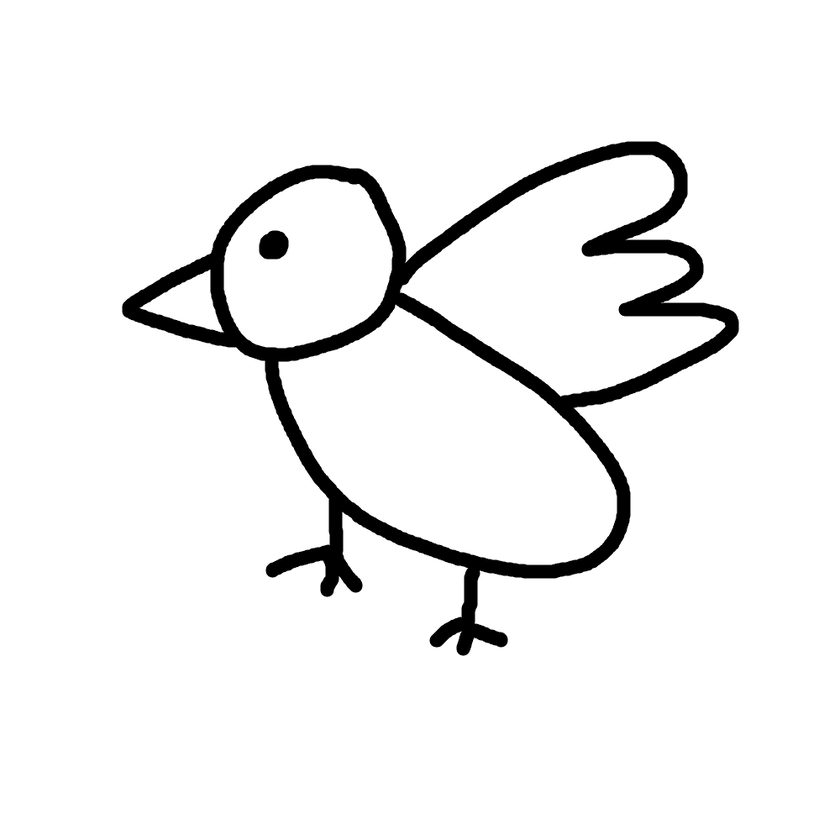
#> input picture experiments/winged/b1.png, 840 x 840 px, shrunk from 1000 x 1000 before the run
$ python find_wing.py b1.png
#> lines starting #> are read from the running program, lines starting #| are printed output that depends on the picture; after the words box and inside, x2 and y2 are one past the last pixel; in counts of white or black regions, pixels touching at a corner belong together
"""날개형 부위 찾기 시험 (11/5). 선 그림의 닫힌 칸으로 나눈다 — 머리(눈이 든 칸) · 몸통(가장 아래 큰 칸) · 날개(몸통에 붙은 나머지 큰 칸).
몸통 칸에 완전히 둘러싸인 날개 칸은 몸 안에 그린 날개(퍼덕이지 않음).  python find_wing.py b1.png … → 그림.parts.png"""
import sys
import cv2
import numpy as np

def parts(path):
#> called with path = 'b1.png'
    img = cv2.imread(path)
#> img is the input picture: shape (840, 840, 3); min 0, max 255, mean 240.3
    ink = (img.min(axis=2) < 160).astype(np.uint8)
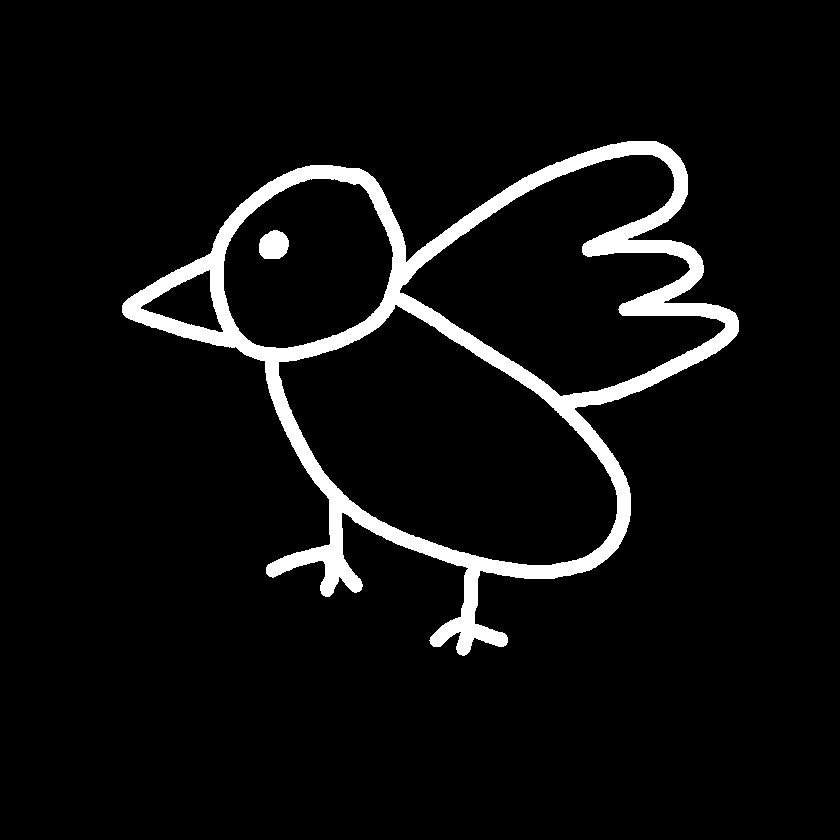
#> ink: shape (840, 840); values 0 (black) and 1 (white), 5.9% white; 2 white regions, box (x1, y1, x2, y2) and area: (122, 141, 739, 656) 40591, (259, 230, 289, 259) 698
    # 선 굵기 — 날개 둘레를 볼 때 선 너머까지 (선만 보면 바깥 종이에 닿지 못해 솟은 날개를 몸 안 날개로 봤다)
    lw = max(3.0, 2 * float(cv2.distanceTransform(ink, cv2.DIST_L2, 3).max()))
#> lw = 26.81
    # 날개 선과 몸 선이 만나는 곳의 작은 틈을 막는다 — 틈으로 날개 칸이 바깥 종이와 이어져 칸이 안 잡혔다
    ink = cv2.dilate(ink, np.ones((5, 5), np.uint8))
#> ink: shape (840, 840); values 0 (black) and 1 (white), 7.9% white; 2 white regions, box (x1, y1, x2, y2) and area: (120, 139, 741, 658) 54538, (257, 228, 291, 261) 950
    h, w = ink.shape
    paper = (1 - ink).astype(np.uint8)
    n, lab, st, cen = cv2.connectedComponentsWithStats(paper, 4)
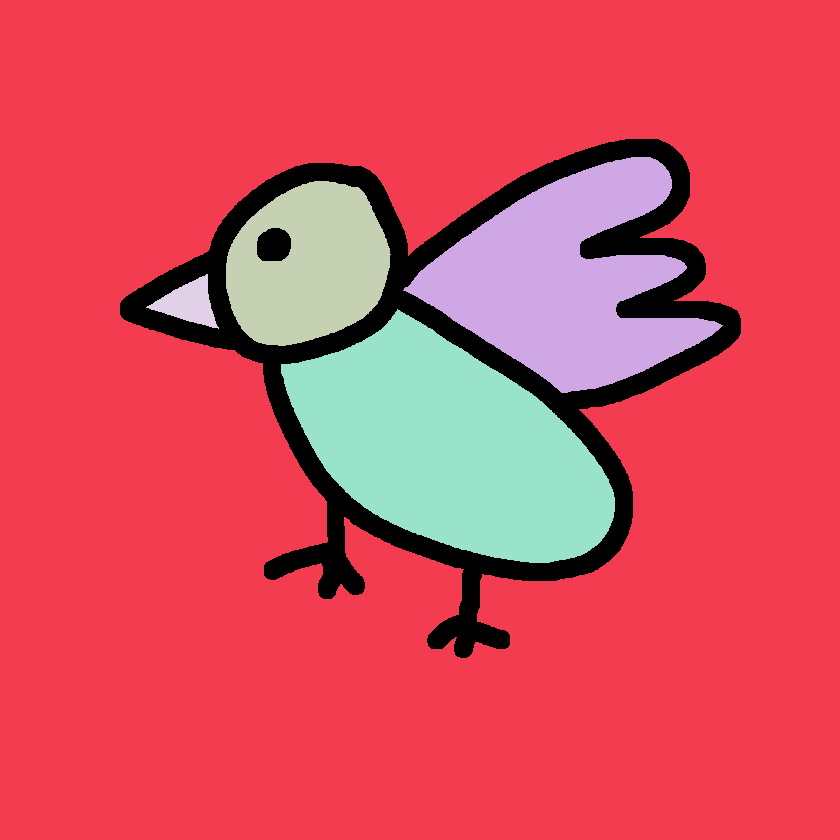
#> lab: shape (840, 840) int32; 6 distinct labels, from 0 to 5; one colour per label, 0 black
#> n = 6; st = [[120, 139, 621, 519, 55488], [0, 0, 840, 840, 539258], [403, 157, 320, 236, 38128], [226, 181, 165, 165, 19861], [146, 274, 73, 55, 1882], [281, 309, 334, 254, 50983]]; cen = [[449.9, 358.7], [408.1, 439.1], [564.9, 280.1], [308.6, 265.2], [188.3, 303], [449.9, 446.9]]
    outside = set(np.unique(np.concatenate([lab[0], lab[-1], lab[:, 0], lab[:, -1]])).tolist())
#> outside = 1 item
    total = float(sum(st[i, cv2.CC_STAT_AREA] for i in range(1, n) if i not in outside))
#> total = 110854
    cells = [i for i in range(1, n) if i not in outside and st[i, cv2.CC_STAT_AREA] > 0.03 * total]
#> cells = [2, 3, 5]
    # 눈 = 칸 안에 갇힌 작은 잉크 덩어리
    m_ink, lab_ink, st_ink, cen_ink = cv2.connectedComponentsWithStats(ink, 8)
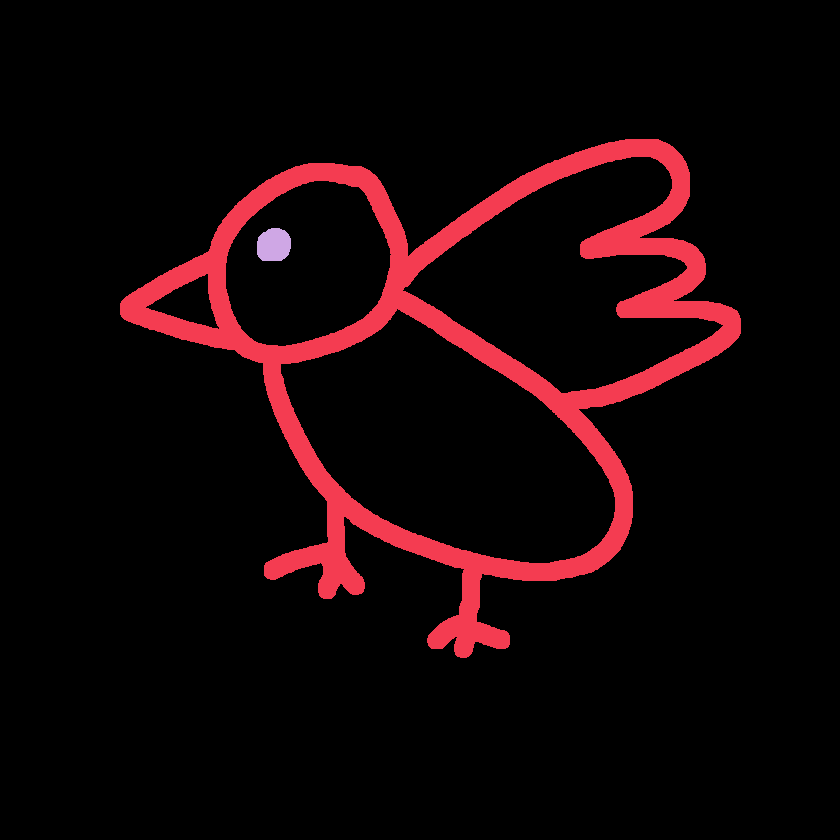
#> lab_ink: shape (840, 840) int32; 3 distinct labels, from 0 to 2; one colour per label, 0 black
#> m_ink = 3; st_ink = [[0, 0, 840, 840, 650112], [120, 139, 621, 519, 54538], [257, 228, 34, 33, 950]]; cen_ink = [[416.9, 424.7], [453, 360.7], [273.4, 244.7]]
    big_ink = 1 + int(np.argmax(st_ink[1:, cv2.CC_STAT_AREA]))
#> big_ink = 1
    eyes = [cen_ink[j] for j in range(1, m_ink) if j != big_ink and st_ink[j, cv2.CC_STAT_AREA] < 0.01 * total]
#> eyes = [[273.4, 244.7]]
    head = None
    for e in eyes:
        c = lab[int(e[1]), int(e[0])]
        near = [i for i in cells if (lab[max(0, int(e[1]) - 25):int(e[1]) + 25, max(0, int(e[0]) - 25):int(e[0]) + 25] == i).any()]
        if near:
            head = max(near, key=lambda i: st[i, cv2.CC_STAT_AREA]); break
#> this loop made 1 pass
#> (e, c, near, head) on pass 1: ([273.4, 244.7], 0, [3], 3)
    rest = [i for i in cells if i != head]
#> rest = [2, 5]
    body = max(rest, key=lambda i: st[i, cv2.CC_STAT_TOP] + st[i, cv2.CC_STAT_HEIGHT] + 0.0001 * st[i, cv2.CC_STAT_AREA])
#> body = 5
    def ring(i, r=None):
        r = r or int(2.5 * lw)
        return (cv2.dilate((lab == i).astype(np.uint8), np.ones((r, r), np.uint8)) > 0) & (lab != i)
    wings, inner = [], []
    for i in rest:
        if i == body:
            continue
        around = lab[ring(i)]
        around = around[around > 0]
        touches_body = (around == body).any()
        touches_out = np.isin(around, list(outside)).any()
        if not touches_body:
            continue
        (inner if not touches_out else wings).append(i)
#> this loop made 2 passes
#> (i, r in ring, touches_body, touches_out) on pass 1: (2, 67, True, True)
    ov = img.copy()
    col = {head: (120, 220, 120), body: (255, 200, 120)}
#> col = {3: (120, 220, 120), 5: (255, 200, 120)}
    for i in wings: col[i] = (60, 60, 255)
#> after the loop, col = {3: (120, 220, 120), 5: (255, 200, 120), 2: (60, 60, 255)}
    for i in inner: col[i] = (200, 120, 255)
    for i, c in col.items():
        if i is not None:
            ov[lab == i] = (ov[lab == i] * 0.4 + np.array(c) * 0.6).astype(np.uint8)
#> this loop made 3 passes
#> (i, c) on passes 1 to 2: (3, (120, 220, 120)), (5, (255, 200, 120))
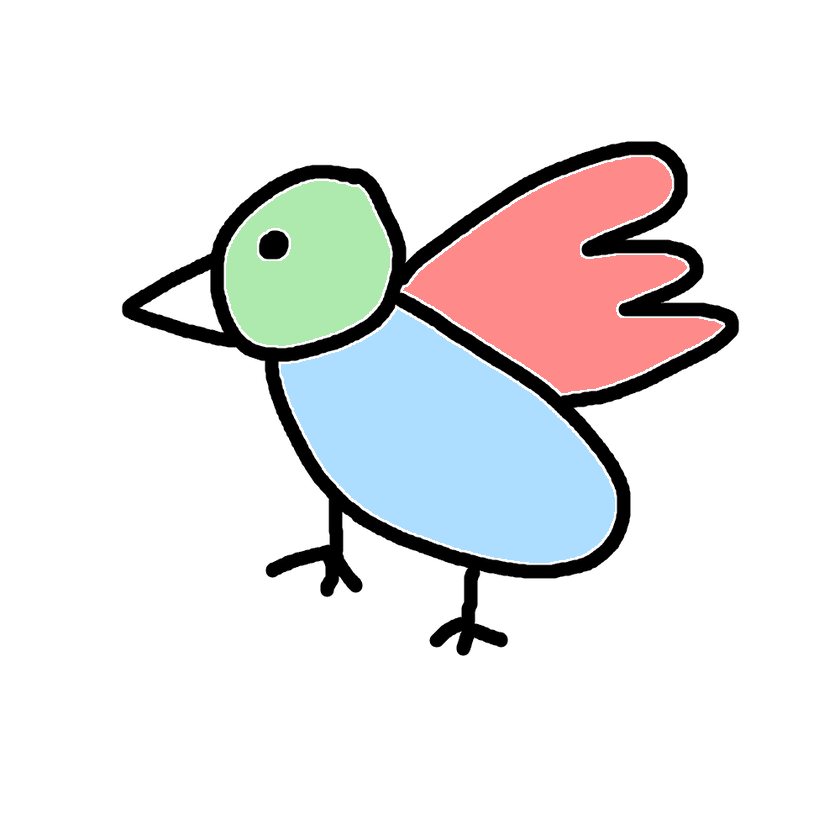
#> ov: shape (840, 840, 3); 15.44% of pixels changed, all inside (x1, y1, x2, y2) = (226, 157, 723, 563)
    cv2.imwrite(path.replace(".png", ".parts.png"), ov)
    # 관절: 몸통 · 머리 가운데, 날개마다 뿌리(몸통에 붙은 곳) · 끝(뿌리에서 가장 먼 곳) · 가운데
    import json
    def centre(i):
        ys, xs = np.nonzero(lab == i); return float(xs.mean()), float(ys.mean())
    bx, by = centre(body)
#> bx = 449.9; by = 446.9
    J = {"body": (bx, by), "head": centre(head) if head is not None else (bx, by)}
#> J = {'body': (449.9, 446.9), 'head': (308.6, 265.2)}
    found = []
    for i in wings[:2]:
        ys, xs = np.nonzero(lab == i)
        touch = ring(i) & (lab == body)
        ty, tx = np.nonzero(cv2.dilate(touch.astype(np.uint8), np.ones((int(3 * lw), int(3 * lw)), np.uint8)) & (lab == i))
        root = (float(tx.mean()), float(ty.mean())) if len(tx) else (float(xs.mean()), float(ys.mean()))
        d = np.hypot(xs - root[0], ys - root[1]); k = int(np.argmax(d))
        tip = (float(xs[k]), float(ys[k]))
        found.append((root, ((root[0] + tip[0]) / 2, (root[1] + tip[1]) / 2), tip))
#> this loop made 1 pass
#> (r in ring, root, k, tip) on pass 1: (67, (502.9, 331.2), 280, (661, 163))
#> after the loop, found = [((502.9, 331.2), (582, 247.1), (661, 163))]
    if not found:
        found = [((bx, by),) * 3]
    if len(found) == 1:
        found.append(found[0])
    for n_, (r, m_, t) in zip((1, 2), found):
        J[f"wing{n_}_root"], J[f"wing{n_}_mid"], J[f"wing{n_}_tip"] = r, m_, t
#> this loop made 2 passes
#> (n_, r, m_, t) on passes 1 to 2: (1, (502.9, 331.2), (582, 247.1), (661, 163)), (2, (502.9, 331.2), (582, 247.1), (661, 163))
#> after the loop, J = {'body': (449.9, 446.9), 'head': (308.6, 265.2), 'wing1_root': (502.9, 331.2), 'wing1_mid': (582, 247.1), 'wing1_tip': (661, 163), 'wing2_root': (502.9, 331.2), 'wing2_mid': (582, 247.1), 'wing2_tip': (661, 163)}
    joints = [{"name": k_, "x": round(v[0]), "y": round(v[1])} for k_, v in J.items()]
#> joints = 8 items
    json.dump(joints, open(path.replace(".png", ".joints.json"), "w"))
    filled = ((lab > 0) & ~np.isin(lab, list(outside))) | (ink > 0)
#> filled: shape (840, 840) bool; 23.6% white; 1 white region, box (x1, y1, x2, y2) and area: (120, 139, 741, 658) 166342
    filled = filled.astype(np.uint8)
    hh, ww = filled.shape
    fl = filled.copy(); cv2.floodFill(fl, np.zeros((hh + 2, ww + 2), np.uint8), (0, 0), 1)
    filled = filled | (1 - fl)
    n2, lab2, st2, _ = cv2.connectedComponentsWithStats(filled, 8)
#> n2 = 2; st2 = [[0, 0, 840, 840, 539258], [120, 139, 621, 519, 166342]]
    big = 1 + int(np.argmax(st2[1:, cv2.CC_STAT_AREA]))
#> big = 1
    cv2.imwrite(path.replace(".png", ".mask.png"), np.where(lab2 == big, 255, 0).astype(np.uint8))
    for j in joints:
        cv2.circle(ov, (j["x"], j["y"]), 10, (0, 0, 0), -1)
#> this loop made 8 passes
#> j on passes 1 to 8: {'name': 'body', 'x': 450, 'y': 447}, {'name': 'head', 'x': 309, 'y': 265}, {'name': 'wing1_root', 'x': 503, 'y': 331}, {'name': 'wing1_mid', 'x': 582, 'y': 247}, {'name': 'wing1_tip', 'x': 661, 'y': 163}, {'name': 'wing2_root', 'x': 503, 'y': 331}, {'name': 'wing2_mid', 'x': 582, 'y': 247}, {'name': 'wing2_tip', 'x': 661, 'y': 163}
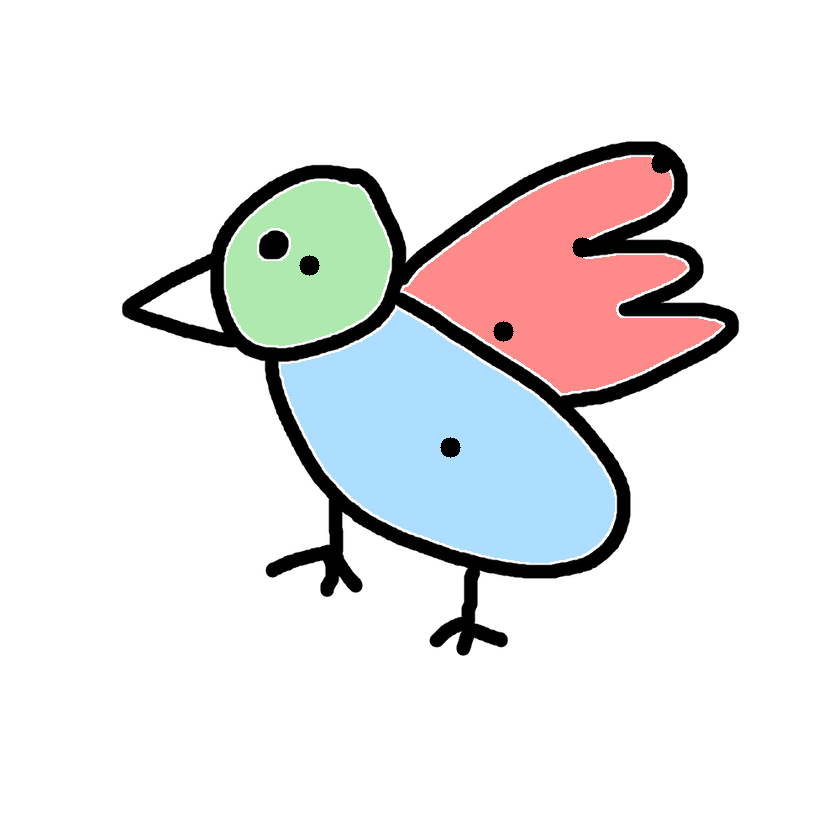
#> ov: shape (840, 840, 3); 0.2% of pixels changed, all inside (x1, y1, x2, y2) = (299, 155, 671, 458)
    cv2.imwrite(path.replace(".png", ".parts.png"), ov)
    print(path, "칸", len(cells), "머리", head is not None, "날개(밖)", len(wings), "날개(몸 안)", len(inner))
#| b1.png 칸 3 머리 True 날개(밖) 1 날개(몸 안) 0

for p in sys.argv[1:]:
    parts(p)

$ run again, with experiments/winged/b2.png copied over experiments/winged/b1.png
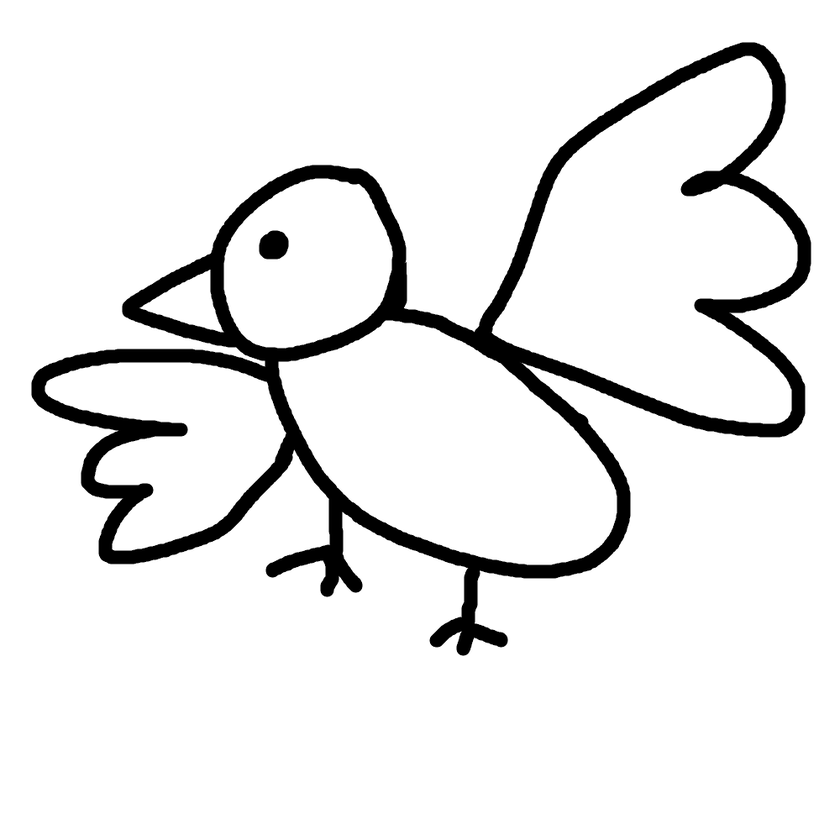
#> input picture experiments/winged/b2.png, 840 x 840 px, shrunk from 1000 x 1000 before the run
#> in parts, img is the input picture: shape (840, 840, 3); min 0, max 255, mean 233.9
#> in parts, `ink = (img.min(axis=2) < 160).astype(np.uint8)`:
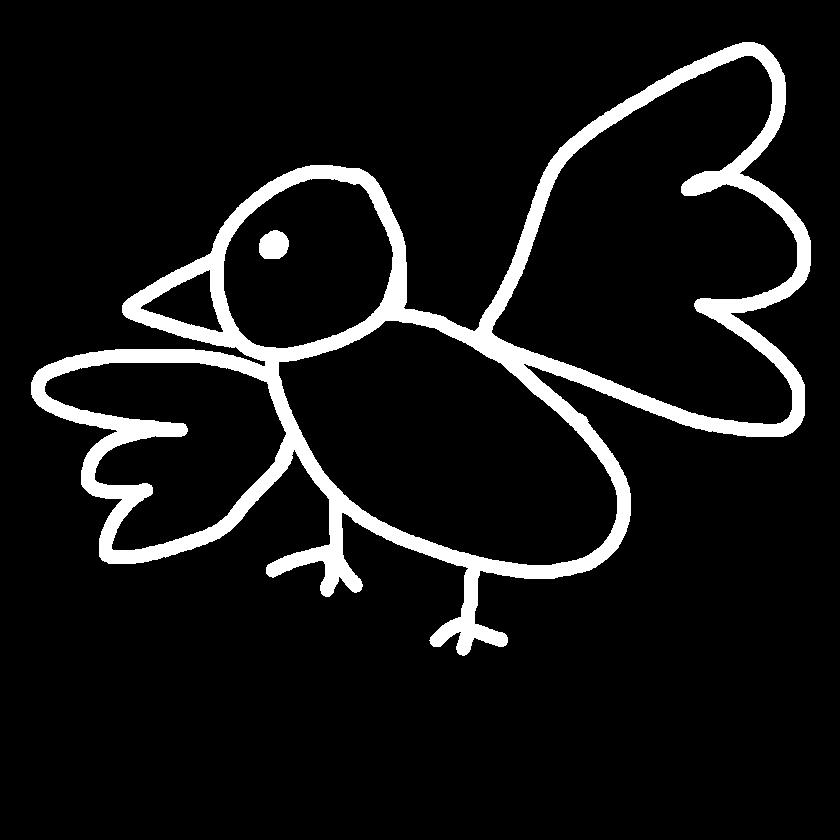
#> ink: shape (840, 840); values 0 (black) and 1 (white), 8.4% white; 2 white regions, box (x1, y1, x2, y2) and area: (31, 42, 811, 656) 58703, (259, 230, 289, 259) 698
#> lw = 26.81
#> paper: shape (840, 840); values 0 (black) and 1 (white), 88.7% white; 2 black regions, box (x1, y1, x2, y2) and area: (29, 40, 813, 658) 78578, (257, 228, 291, 261) 950
#> lab: shape (840, 840) int32; 7 distinct labels, from 0 to 6
#> n = 7; st = [[29, 40, 784, 618, 79528], [0, 0, 840, 840, 466656], [495, 58, 300, 364, 62992], [226, 181, 165, 165, 19861], [146, 274, 73, 55, 1882], [281, 323, 334, 240, 50943], [47, 365, 236, 183, 23738]]; cen = [[427, 363.6], [400.2, 454.3], [660, 254.4], [308.6, 265.2], [188.3, 303], [450.3, 447.2], [179.9, 440.5]]
#> outside = 1 item
#> total = 159416
#> cells = [2, 3, 5, 6]
#> lab_ink: shape (840, 840) int32; 3 distinct labels, from 0 to 2
#> m_ink = 3; st_ink = [[0, 0, 840, 840, 626072], [29, 40, 784, 618, 78578], [257, 228, 34, 33, 950]]; cen_ink = [[418.6, 426.6], [428.8, 365], [273.4, 244.7]]
#> big_ink = 1
#> eyes = [[273.4, 244.7]]
#> the loop in parts, `for e in eyes:` made 1 pass
#> (e, c, near, head) on pass 1: ([273.4, 244.7], 0, [3], 3)
#> rest = [2, 5, 6]
#> body = 5
#> the loop in parts, `for i in rest:` made 3 passes
#> (i, r in ring, touches_body, touches_out) on passes 1, 3: (2, 67, True, True), (6, 67, True, True)
#> in parts, `col = {head: (120, 220, 120), body: (255, 200, 120)}`: col = {3: (120, 220, 120), 5: (255, 200, 120)}
#> after the loop in parts, `for i in wings: col[i] = (60, 60, 255)`: col = {3: (120, 220, 120), 5: (255, 200, 120), 2: (60, 60, 255), 6: (60, 60, 255)}
#> the loop in parts, `for i, c in col.items():` made 4 passes
#> (i, c) on passes 1, 2, 4: (3, (120, 220, 120)), (5, (255, 200, 120)), (6, (60, 60, 255))
#> bx = 450.3; by = 447.2
#> in parts, `J = {"body": (bx, by), "head": centre(head) if head is not None else (..`: J = {'body': (450.3, 447.2), 'head': (308.6, 265.2)}
#> the loop in parts, `for i in wings[:2]:` made 2 passes
#> (r in ring, root, k, tip) on passes 1 to 2: (67, (527.8, 334.9), 46, (755, 61)), (67, (259.8, 419.8), 3944, (47, 388))
#> after the loop in parts, `for i in wings[:2]:`: found = [((527.8, 334.9), (641.4, 197.9), (755, 61)), ((259.8, 419.8), (153.4, 403.9), (47, 388))]
#> the loop in parts, `for n_, (r, m_, t) in zip((1, 2), found):` made 2 passes
#> (n_, r, m_, t) on passes 1 to 2: (1, (527.8, 334.9), (641.4, 197.9), (755, 61)), (2, (259.8, 419.8), (153.4, 403.9), (47, 388))
#> after the loop in parts, `for n_, (r, m_, t) in zip((1, 2), found):`: J = {'body': (450.3, 447.2), 'head': (308.6, 265.2), 'wing1_root': (527.8, 334.9), 'wing1_mid': (641.4, 197.9), 'wing1_tip': (755, 61), 'wing2_root': (259.8, 419.8), 'wing2_mid': (153.4, 403.9), 'wing2_tip': (47, 388)}
#> joints = 8 items
#> fl: shape (840, 840); values 0 (black) and 1 (white), 100% white; black in thin lines or dots, all inside (x1, y1, x2, y2) = (238, 354, 536, 371)
#> lab2: shape (840, 840) int32; values 0 (black) and 1 (white), 33.9% white; 1 white region, box (x1, y1, x2, y2) and area: (29, 40, 813, 658) 238947
#> n2 = 2; st2 = [[0, 0, 840, 840, 466653], [29, 40, 784, 618, 238947]]
#> big = 1
#> the loop in parts, `for j in joints:` made 8 passes
#> j on passes 1 to 8: {'name': 'body', 'x': 450, 'y': 447}, {'name': 'head', 'x': 309, 'y': 265}, {'name': 'wing1_root', 'x': 528, 'y': 335}, {'name': 'wing1_mid', 'x': 641, 'y': 198}, {'name': 'wing1_tip', 'x': 755, 'y': 61}, {'name': 'wing2_root', 'x': 260, 'y': 420}, {'name': 'wing2_mid', 'x': 153, 'y': 404}, {'name': 'wing2_tip', 'x': 47, 'y': 388}
#> after the loop in parts, `for j in joints:`:
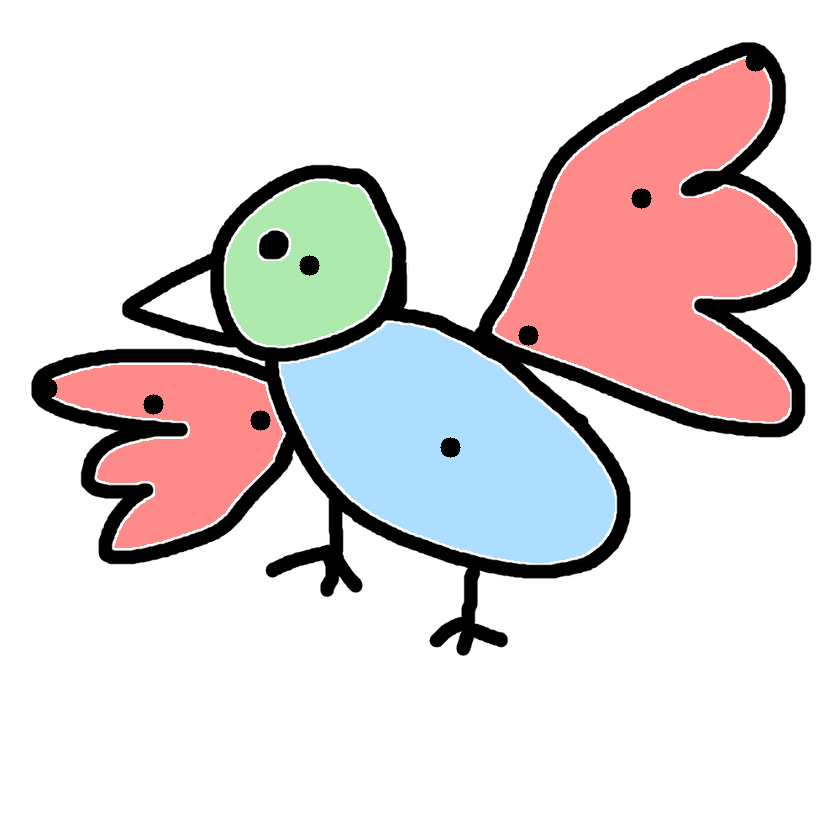
#> ov: shape (840, 840, 3); mean B, G, R 216.7, 216, 225
#| b1.png 칸 4 머리 True 날개(밖) 2 날개(몸 안) 0
